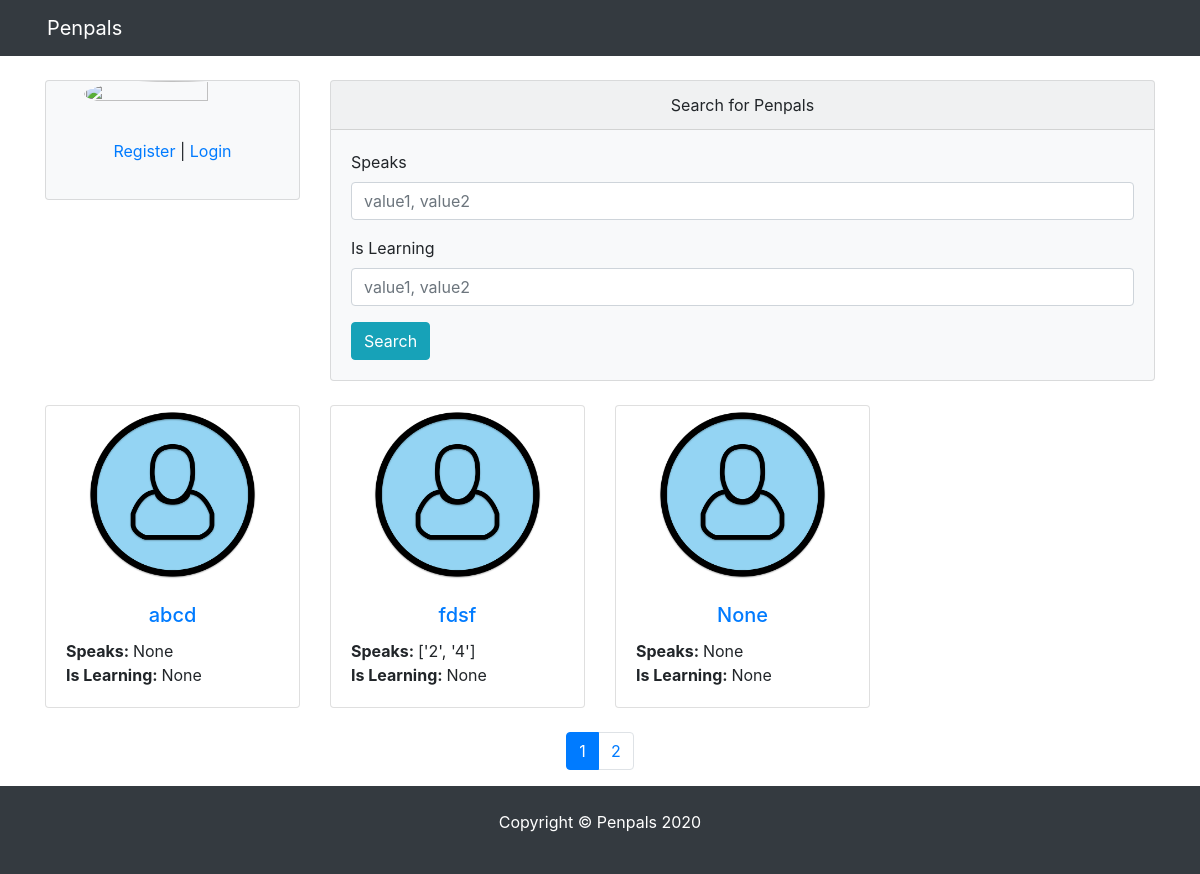
The app's page /, older data.
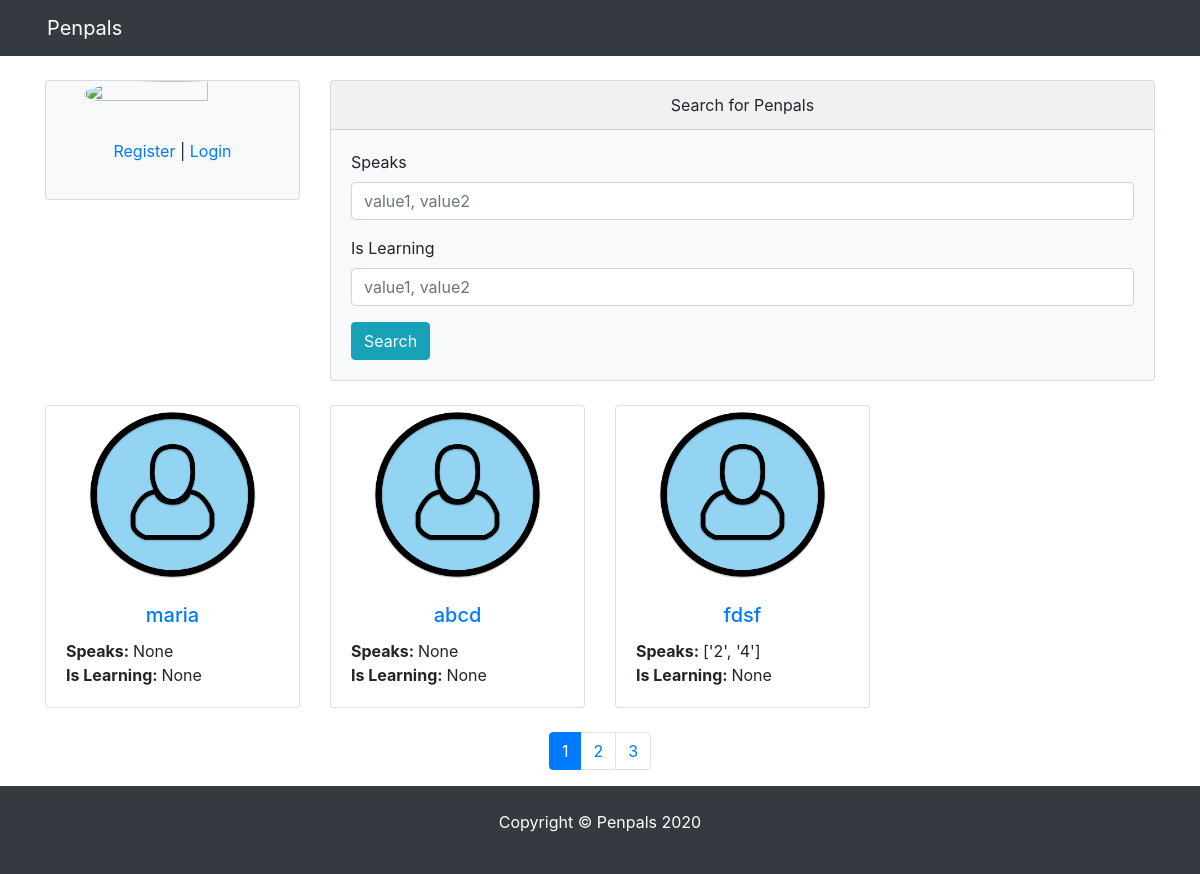
The same page, newer data.
### pages/models.py (models this page shows)
class Profile(models.Model):
    user = models.OneToOneField(User, blank=True, null=True, on_delete=models.CASCADE)
    first = models.CharField(max_length=200, blank=True, null=True)
    last = models.CharField(max_length=200, blank=True, null=True)
    photo = models.ImageField(default='user.png', upload_to='photo/%Y/%m', blank=True, null=True)
    friends = models.ManyToManyField('self', blank=True)
    speaks =  models.CharField(max_length=200, blank=True, null=True)
    is_learning =  models.CharField(max_length=200, blank=True, null=True)
    def __str__(self):
        return str(self.user)
    def get_absolute_url(self):
        return reverse("pages:profile", kwargs={"profile_id": self.pk})
    class Meta:
        ordering = ['-id']

### pages/views.py (the view)
# urls.py: path('', index, name='index'),
def index(request):
    users = Profile.objects.all()
    if request.user.is_authenticated:
        profile = Profile.objects.get(user=request.user)
        users = Profile.objects.exclude(user=request.user)
    else:
        profile = ''
    page_num = request.GET.get('page')
    paginator = Paginator(users, 3)
    page_obj = paginator.get_page(page_num)
    context = {
        'profile': profile,
        'page_obj': page_obj
    }
    return render(request, 'pages/index.html', context)

### pages/templates/pages/index.html
{% extends 'pages/base.html' %}
{% block content %}
    <div class="row">
        {% include 'pages/include/_sidebar.html' %}
        <div class="col-lg-9 col-md-9 col-sm-12">
            <div class="card bg-light">
                <div class="card-header text-center">Search for Penpals</div>
                <div class="card-body">
                    <form action="{% url 'pages:search' %}" method="get">
                        <div class="form-group">
                            <label for="lang">Speaks</label>
                            <input type="text" value="{{request.GET.speaks}}" name="speaks" class="form-control" id="langspeaks" placeholder="value1, value2">
                        </div>
                        <div class="form-group">
                            <label for="langlearning">Is Learning</label>
                            <input type="text" value="{{request.GET.is_learning}}"  name="langlearning" class="form-control" id="langlearning" placeholder="value1, value2">
                        </div>
                        <button type="submit" class="btn btn-info">Search</button>
                    </form>
                </div>
            </div>
        </div>
    </div>
    <div class="row">
        {% for u in page_obj %}
            <div class="col-md-3 col-sm-6">
                <div class="card">
                    <img src="{{u.photo.url}}" class="card-img-top mx-auto">
                    <div class="card-body">
                        <h5 class="card-title text-center"><a href="{{u.get_absolute_url}}">{{u}}</a></h5>
                        <p class="card-text">
                            <span><strong>Speaks: </strong>{{u.speaks}}</span> <br>
                            <span><strong>Is Learning: </strong>{{u.is_learning}}</span> <br>
                        </p>
                    </div>
                </div>
            </div>
        {% endfor %}
    </div>
{% endblock content %}

Row changes from the older to the newer data that the page shows:
no longer on this page (row unchanged): Profile: photo (placeholder picture), user "None", speaks "None", is_learning "None"
added Profile: photo (placeholder picture), user.username "maria", speaks "None", is_learning "None"
Text that changed along with them:
new list line: "3"
